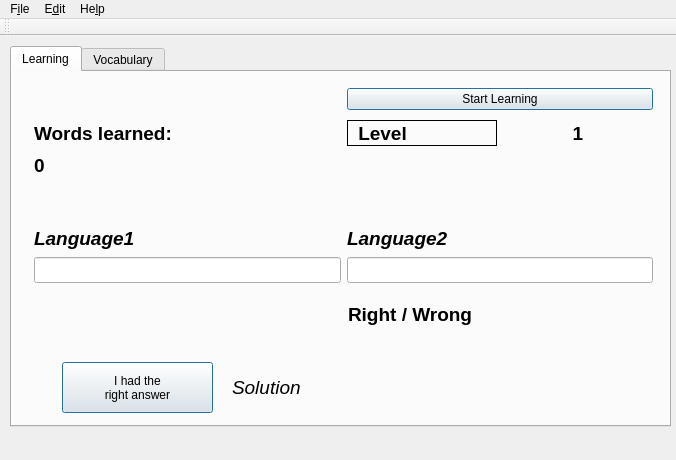
<?xml version="1.0" encoding="UTF-8"?>
<ui version="4.0">
 <class>MainWindow</class>
 <widget class="QMainWindow" name="MainWindow">
  <property name="geometry">
   <rect>
    <x>0</x>
    <y>0</y>
    <width>676</width>
    <height>460</height>
   </rect>
  </property>
  <property name="windowTitle">
   <string>MainWindow</string>
  </property>
  <widget class="QWidget" name="centralWidget">
   <widget class="QTabWidget" name="tabWidget">
    <property name="geometry">
     <rect>
      <x>10</x>
      <y>10</y>
      <width>661</width>
      <height>381</height>
     </rect>
    </property>
    <property name="sizePolicy">
     <sizepolicy hsizetype="Expanding" vsizetype="Expanding">
      <horstretch>0</horstretch>
      <verstretch>0</verstretch>
     </sizepolicy>
    </property>
    <property name="currentIndex">
     <number>0</number>
    </property>
    <widget class="QWidget" name="tab1">
     <attribute name="title">
      <string>Learning</string>
     </attribute>
     <widget class="QWidget" name="layoutWidget">
      <property name="geometry">
       <rect>
        <x>11</x>
        <y>1</y>
        <width>641</width>
        <height>221</height>
       </rect>
      </property>
      <layout class="QGridLayout" name="gridLayout">
       <item row="0" column="0">
        <spacer name="verticalSpacer_4">
         <property name="orientation">
          <enum>Qt::Vertical</enum>
         </property>
         <property name="sizeType">
          <enum>QSizePolicy::Preferred</enum>
         </property>
         <property name="sizeHint" stdset="0">
          <size>
           <width>20</width>
           <height>30</height>
          </size>
         </property>
        </spacer>
       </item>
       <item row="4" column="0">
        <widget class="QLabel" name="language1">
         <property name="font">
          <font>
           <pointsize>14</pointsize>
           <weight>75</weight>
           <italic>true</italic>
           <bold>true</bold>
          </font>
         </property>
         <property name="text">
          <string>Language1</string>
         </property>
        </widget>
       </item>
       <item row="1" column="1">
        <layout class="QHBoxLayout" name="horizontalLayout_2">
         <item>
          <widget class="QLabel" name="levelLabel">
           <property name="font">
            <font>
             <pointsize>14</pointsize>
             <weight>75</weight>
             <bold>true</bold>
            </font>
           </property>
           <property name="frameShape">
            <enum>QFrame::Box</enum>
           </property>
           <property name="text">
            <string> Level</string>
           </property>
           <property name="alignment">
            <set>Qt::AlignLeading|Qt::AlignLeft|Qt::AlignVCenter</set>
           </property>
          </widget>
         </item>
         <item>
          <widget class="QLabel" name="level">
           <property name="font">
            <font>
             <pointsize>14</pointsize>
             <weight>75</weight>
             <bold>true</bold>
            </font>
           </property>
           <property name="text">
            <string>1</string>
           </property>
           <property name="alignment">
            <set>Qt::AlignCenter</set>
           </property>
          </widget>
         </item>
        </layout>
       </item>
       <item row="5" column="0" colspan="2">
        <layout class="QHBoxLayout" name="horizontalLayout">
         <item>
          <widget class="QLineEdit" name="lineEdit_1">
           <property name="sizePolicy">
            <sizepolicy hsizetype="Expanding" vsizetype="Preferred">
             <horstretch>0</horstretch>
             <verstretch>0</verstretch>
            </sizepolicy>
           </property>
          </widget>
         </item>
         <item>
          <widget class="QLineEdit" name="lineEdit_2">
           <property name="sizePolicy">
            <sizepolicy hsizetype="Expanding" vsizetype="Preferred">
             <horstretch>0</horstretch>
             <verstretch>0</verstretch>
            </sizepolicy>
           </property>
          </widget>
         </item>
        </layout>
       </item>
       <item row="4" column="1">
        <widget class="QLabel" name="language2">
         <property name="font">
          <font>
           <pointsize>14</pointsize>
           <weight>75</weight>
           <italic>true</italic>
           <bold>true</bold>
          </font>
         </property>
         <property name="text">
          <string>Language2</string>
         </property>
        </widget>
       </item>
       <item row="1" column="0">
        <widget class="QLabel" name="vocabsLearnedLabel">
         <property name="font">
          <font>
           <pointsize>14</pointsize>
           <weight>75</weight>
           <bold>true</bold>
          </font>
         </property>
         <property name="frameShape">
          <enum>QFrame::NoFrame</enum>
         </property>
         <property name="text">
          <string>Words learned:</string>
         </property>
         <property name="alignment">
          <set>Qt::AlignLeading|Qt::AlignLeft|Qt::AlignVCenter</set>
         </property>
        </widget>
       </item>
       <item row="3" column="0">
        <spacer name="verticalSpacer_2">
         <property name="orientation">
          <enum>Qt::Vertical</enum>
         </property>
         <property name="sizeType">
          <enum>QSizePolicy::Preferred</enum>
         </property>
         <property name="sizeHint" stdset="0">
          <size>
           <width>20</width>
           <height>40</height>
          </size>
         </property>
        </spacer>
       </item>
       <item row="3" column="1">
        <spacer name="verticalSpacer">
         <property name="orientation">
          <enum>Qt::Vertical</enum>
         </property>
         <property name="sizeType">
          <enum>QSizePolicy::Preferred</enum>
         </property>
         <property name="sizeHint" stdset="0">
          <size>
           <width>20</width>
           <height>40</height>
          </size>
         </property>
        </spacer>
       </item>
       <item row="2" column="0">
        <widget class="QLabel" name="vocabsLearned">
         <property name="font">
          <font>
           <pointsize>14</pointsize>
           <weight>75</weight>
           <bold>true</bold>
          </font>
         </property>
         <property name="frameShape">
          <enum>QFrame::NoFrame</enum>
         </property>
         <property name="text">
          <string>0</string>
         </property>
         <property name="alignment">
          <set>Qt::AlignLeading|Qt::AlignLeft|Qt::AlignVCenter</set>
         </property>
        </widget>
       </item>
       <item row="0" column="1">
        <widget class="QPushButton" name="startLearningButton">
         <property name="text">
          <string>Start Learning</string>
         </property>
         <property name="autoDefault">
          <bool>true</bool>
         </property>
         <property name="default">
          <bool>true</bool>
         </property>
        </widget>
       </item>
      </layout>
     </widget>
     <widget class="QPushButton" name="howeverTrueButton_2">
      <property name="geometry">
       <rect>
        <x>50</x>
        <y>290</y>
        <width>151</width>
        <height>51</height>
       </rect>
      </property>
      <property name="text">
       <string>I had the 
right answer</string>
      </property>
      <property name="autoDefault">
       <bool>true</bool>
      </property>
      <property name="default">
       <bool>true</bool>
      </property>
     </widget>
     <widget class="QLabel" name="solutionLabel">
      <property name="geometry">
       <rect>
        <x>220</x>
        <y>290</y>
        <width>421</width>
        <height>51</height>
       </rect>
      </property>
      <property name="font">
       <font>
        <pointsize>14</pointsize>
        <weight>50</weight>
        <italic>true</italic>
        <bold>false</bold>
       </font>
      </property>
      <property name="text">
       <string>Solution</string>
      </property>
     </widget>
     <widget class="QLabel" name="assertionLabel">
      <property name="geometry">
       <rect>
        <x>336</x>
        <y>230</y>
        <width>125</width>
        <height>25</height>
       </rect>
      </property>
      <property name="font">
       <font>
        <pointsize>14</pointsize>
        <weight>75</weight>
        <bold>true</bold>
       </font>
      </property>
      <property name="text">
       <string>Right / Wrong</string>
      </property>
     </widget>
    </widget>
    <widget class="QWidget" name="tab_2">
     <attribute name="title">
      <string>Vocabulary</string>
     </attribute>
     <widget class="QTableWidget" name="mainTable">
      <property name="geometry">
       <rect>
        <x>20</x>
        <y>60</y>
        <width>631</width>
        <height>241</height>
       </rect>
      </property>
      <attribute name="horizontalHeaderDefaultSectionSize">
       <number>160</number>
      </attribute>
      <attribute name="horizontalHeaderStretchLastSection">
       <bool>true</bool>
      </attribute>
      <attribute name="verticalHeaderStretchLastSection">
       <bool>false</bool>
      </attribute>
      <column>
       <property name="text">
        <string>Language_One</string>
       </property>
      </column>
      <column>
       <property name="text">
        <string>Language_Two</string>
       </property>
      </column>
      <column>
       <property name="text">
        <string>Level</string>
       </property>
      </column>
     </widget>
     <widget class="QLineEdit" name="voc1LineEdit">
      <property name="geometry">
       <rect>
        <x>20</x>
        <y>20</y>
        <width>113</width>
        <height>28</height>
       </rect>
      </property>
      <property name="placeholderText">
       <string>1st language</string>
      </property>
     </widget>
     <widget class="QLineEdit" name="voc2LineEdit">
      <property name="geometry">
       <rect>
        <x>160</x>
        <y>20</y>
        <width>113</width>
        <height>28</height>
       </rect>
      </property>
      <property name="placeholderText">
       <string>2nd language</string>
      </property>
     </widget>
     <widget class="QPushButton" name="addVocButton">
      <property name="geometry">
       <rect>
        <x>300</x>
        <y>20</y>
        <width>84</width>
        <height>28</height>
       </rect>
      </property>
      <property name="toolTip">
       <string>Add vocabulary pair</string>
      </property>
      <property name="text">
       <string>Add</string>
      </property>
     </widget>
     <widget class="QPushButton" name="removeRowButton">
      <property name="geometry">
       <rect>
        <x>560</x>
        <y>310</y>
        <width>84</width>
        <height>28</height>
       </rect>
      </property>
      <property name="toolTip">
       <string>Remove vocabulary pair</string>
      </property>
      <property name="text">
       <string>Remove</string>
      </property>
     </widget>
    </widget>
   </widget>
  </widget>
  <widget class="QMenuBar" name="menuBar">
   <property name="geometry">
    <rect>
     <x>0</x>
     <y>0</y>
     <width>676</width>
     <height>25</height>
    </rect>
   </property>
   <widget class="QMenu" name="menuFile">
    <property name="title">
     <string>F&amp;ile</string>
    </property>
    <addaction name="actionImport"/>
    <addaction name="actionExport"/>
    <addaction name="separator"/>
    <addaction name="actionExit"/>
   </widget>
   <widget class="QMenu" name="menuHelp">
    <property name="title">
     <string>He&amp;lp</string>
    </property>
    <addaction name="actionAbout"/>
   </widget>
   <widget class="QMenu" name="menuEdit">
    <property name="title">
     <string>E&amp;dit</string>
    </property>
    <addaction name="actionPreferences"/>
   </widget>
   <addaction name="menuFile"/>
   <addaction name="menuEdit"/>
   <addaction name="menuHelp"/>
  </widget>
  <widget class="QToolBar" name="mainToolBar">
   <attribute name="toolBarArea">
    <enum>TopToolBarArea</enum>
   </attribute>
   <attribute name="toolBarBreak">
    <bool>false</bool>
   </attribute>
  </widget>
  <action name="actionImport">
   <property name="text">
    <string>&amp;Import</string>
   </property>
  </action>
  <action name="actionExport">
   <property name="text">
    <string>&amp;Export</string>
   </property>
  </action>
  <action name="actionExit">
   <property name="text">
    <string>E&amp;xit</string>
   </property>
  </action>
  <action name="actionAbout">
   <property name="text">
    <string>&amp;About</string>
   </property>
  </action>
  <action name="actionPreferences">
   <property name="text">
    <string>&amp;Preferences</string>
   </property>
  </action>
 </widget>
 <layoutdefault spacing="6" margin="11"/>
 <resources/>
 <connections/>
</ui>
